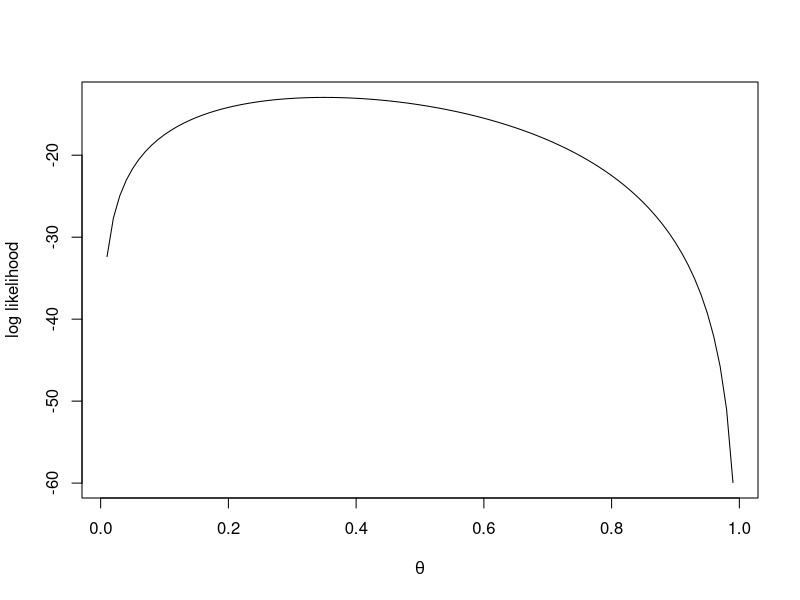
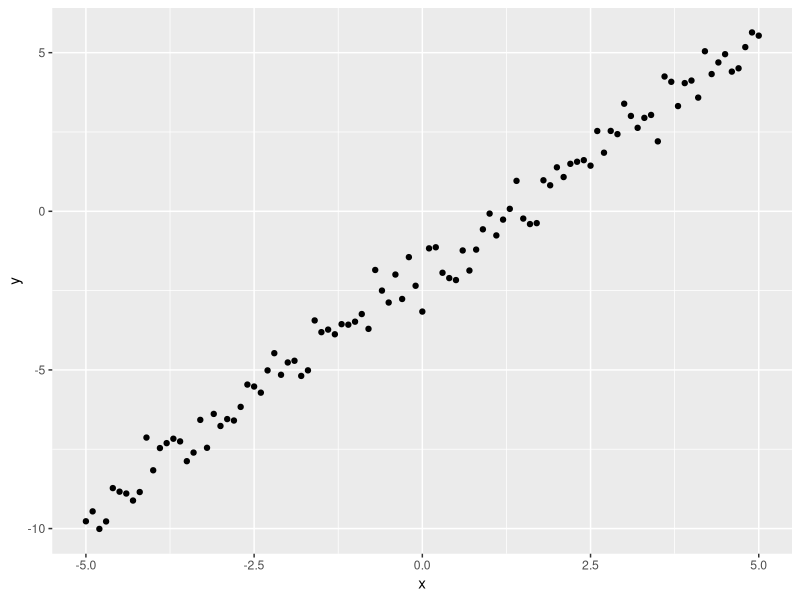

Reproduce these figures in R, in order.
## ---- chunk 1
knitr::opts_chunk$set(echo = TRUE)
## ---- chunk 2
set.seed(1)
n <- 20
secret_theta <- 0.3
y <- rbinom(n = n, size = 1, prob = secret_theta)
y
## ---- chunk 3
bernoulli_likelihood <- function(y, theta){
  prod(theta^y * (1 - theta)^(1 - y))
}
bernoulli_likelihood(y, 0.2)
## ---- chunk 4
# Returns one per data point, then we prod them:
likes <- 0.2^y * (1 - 0.2)^(1 - y)
likes
prod(likes)
## ---- chunk 5
bernoulli_log_likelihood <- function(y, theta){
  sum(y * log(theta) + (1 - y) * log(1 - theta))
}
bernoulli_log_likelihood(y, 0.2)
## ---- chunk 6
exp(sum(log(0.2^y * (1 - 0.2)^(1 - y))))
## ---- chunk 7
thetas <- seq(0.01, 0.99, by = 0.01)
log_likes <- sapply(thetas, function(t) bernoulli_log_likelihood(y, t))

plot(thetas, log_likes, type = "l",
     xlab = expression(theta), ylab = "log likelihood")
## ---- chunk 8
thetas[which.max(log_likes)]
## ---- chunk 9
n_big <- 2000
y_big <- rbinom(n = n_big, size = 1, prob = secret_theta)
log_likes_big <- sapply(thetas, function(t) bernoulli_log_likelihood(y_big, t))
thetas[which.max(log_likes_big)]
## ---- chunk 10
thetas <- seq(0.001, 0.999, by = 0.001)
## ---- chunk 11
x <- seq(-5, 5, by = 0.1)
y <- -2 + 1.5 * x + rnorm(length(x), mean = 0, sd = 0.5)
df <- data.frame(x = x, y = y)

library(ggplot2)
ggplot(df, aes(x = x, y = y)) + geom_point()
## ---- chunk 12
sigma <- 0.5

point_log_likelihood <- function(y_obs, x_obs, theta0, theta1, sigma){
  -(y_obs - theta0 - theta1 * x_obs)^2 / (2 * sigma^2)
}

total_log_likelihood <- function(df, theta0, theta1, sigma){
  sum(point_log_likelihood(df$y, df$x, theta0, theta1, sigma))
}

# Grid search:
theta0_grid <- seq(-3, -1, by = 0.05)
theta1_grid <- seq(1, 2, by = 0.05)
best <- c(NA, NA, -Inf)
for(t0 in theta0_grid){
  for(t1 in theta1_grid){
    ll <- total_log_likelihood(df, t0, t1, sigma)
    if(ll > best[3]) best <- c(t0, t1, ll)
  }
}
best
